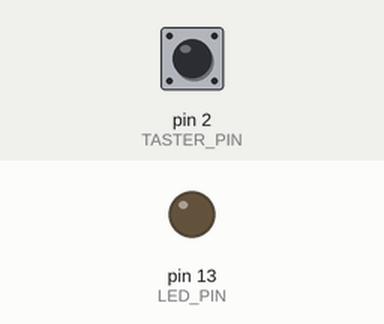
Bench run of a sketch on a simulated Arduino Uno, built with avr-gcc and run on an emulated ATmega328P. Shown: output pins drawn as LEDs (lit = HIGH). The inputs (shaded band) are chosen by the test bench; at power-on: pin 2 (TASTER_PIN) LOW.

Above: at 1.2 s.
1.3 s: pin 2 (TASTER_PIN) pulled HIGH for 0.15 s
At 1.8 s:
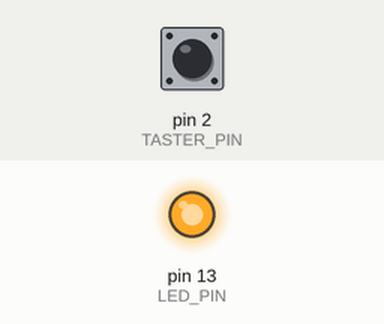
2.9 s: pin 2 (TASTER_PIN) pulled HIGH for 1 s
At 4.2 s:
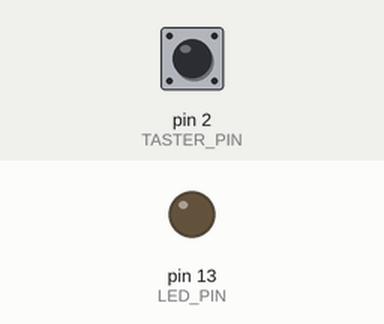
5.4 s: pin 2 (TASTER_PIN) pulled HIGH for 3.2 s
At 6.1 s:
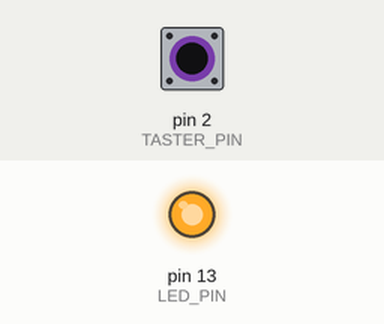
Timing chart, 0 to 8.4 s (numbered marks = the images above; inputs shaded):
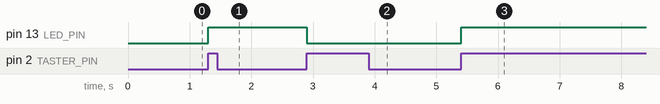

The sketch:

led_toggle.ino
```cpp
/*
 * Projekt 6: LED permanent an/aus mit einem Taster
 * Toggle-Funktion: Ein Tasterdruck schaltet LED ein, nächster Druck aus.
 *
 * Schaltung:
 * - LED an Pin 13 (mit 220Ω Vorwiderstand)
 * - Taster an Pin 2 (mit 10kΩ Pull-Down-Widerstand)
 */

const int LED_PIN = 13;
const int TASTER_PIN = 2;

bool ledZustand = false;
bool letzterTasterZustand = LOW;

void setup() {
  pinMode(LED_PIN, OUTPUT);
  pinMode(TASTER_PIN, INPUT);
}

void loop() {
  bool aktuellerTasterZustand = digitalRead(TASTER_PIN);

  // Flanke erkennen (Taster wurde gerade gedrückt)
  if (aktuellerTasterZustand == HIGH && letzterTasterZustand == LOW) {
    ledZustand = !ledZustand;  // Zustand umschalten
    digitalWrite(LED_PIN, ledZustand);
    delay(50);  // Entprellung
  }

  letzterTasterZustand = aktuellerTasterZustand;
}
```

Measured:
- after the input at 1.3 s, pin 13 (LED_PIN): LOW → HIGH at once
- after the input at 2.9 s, pin 13 (LED_PIN): HIGH → LOW at once
- after the input at 5.4 s, pin 13 (LED_PIN): LOW → HIGH at once
